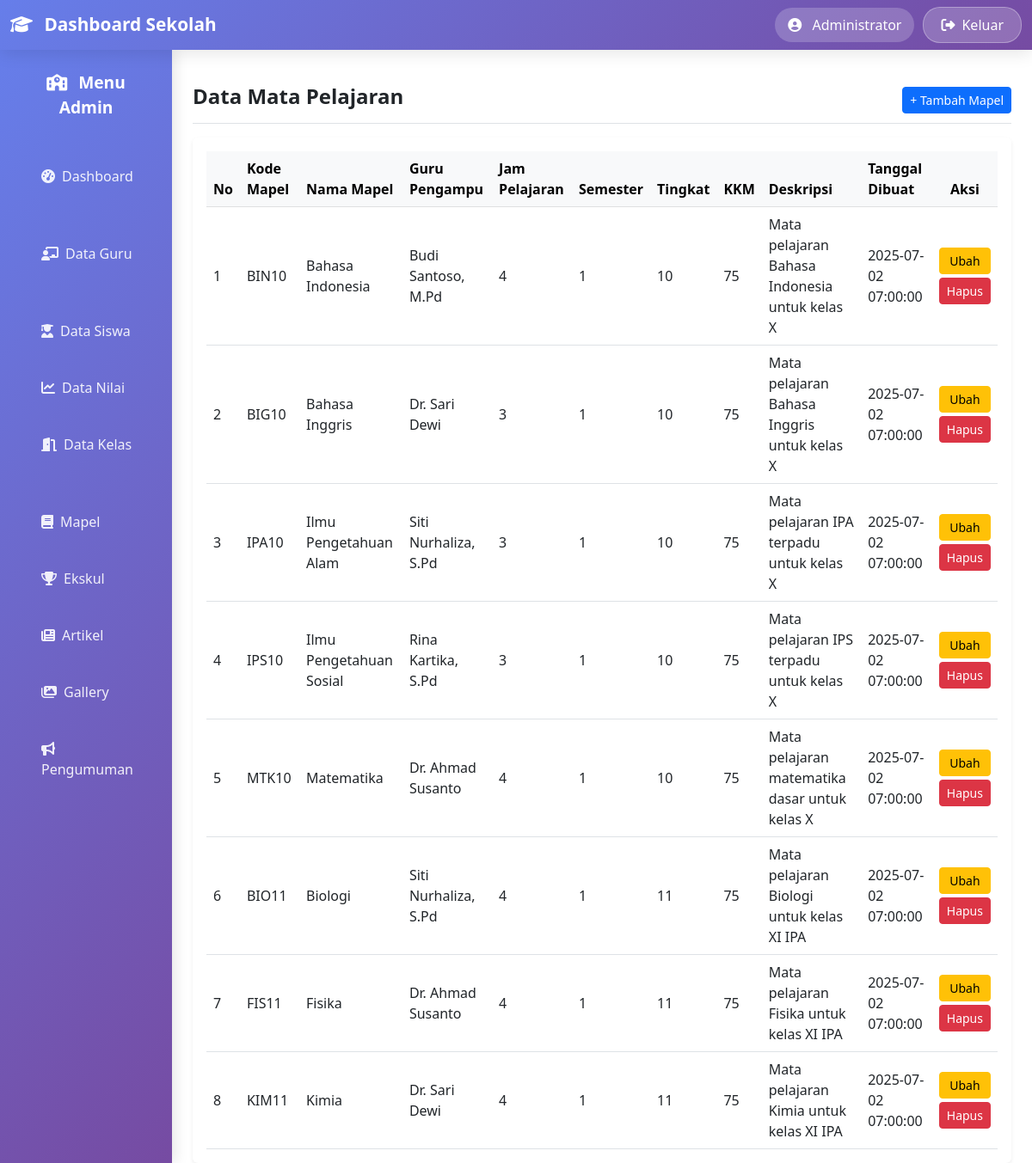
Screenshot of /mata_pelajaran/index.php (signed in) with the database file from the repository.
### tables this page shows
CREATE TABLE `mata_pelajaran` (
  `id` int(11) NOT NULL,
  `kode_mapel` varchar(10) NOT NULL,
  `nama_mapel` varchar(100) NOT NULL,
  `guru_pengampu` varchar(100) NOT NULL,
  `jam_pelajaran` int(11) NOT NULL,
  `semester` enum('1','2') NOT NULL,
  `tingkat` varchar(10) NOT NULL,
  `kkm` int(11) DEFAULT 75,
  `deskripsi` text DEFAULT NULL,
  `tanggal_dibuat` timestamp NOT NULL DEFAULT current_timestamp()
);

### mata_pelajaran/index.php (the view, shortened to what this page needs)
<?php
require_once '../config/database.php';
$result = mysqli_query($conn, "SELECT * FROM mata_pelajaran ORDER BY tingkat, nama_mapel");
$mapel_list = [];
while ($row = mysqli_fetch_assoc($result)) {
    $mapel_list[] = $row;
}
include '../template/header.php';
?>
<div class="container-fluid">
    <div class="row">
        <?php include '../template/sidebar.php'; ?>
        <main class="col-12">
            <div class="d-flex justify-content-between flex-wrap flex-md-nowrap align-items-center pt-3 pb-2 mb-3 border-bottom">
                <h1 class="h4 fw-bold">Data Mata Pelajaran</h1>
                <a href="create.php" class="btn btn-primary btn-sm">+ Tambah Mapel</a>
            </div>
            <div class="card border-0 shadow-sm">
                <div class="card-body">
                    <div class="table-responsive">
                        <table class="table table-hover align-middle mb-0">
                            <thead class="table-light fw-semibold">
                                <tr>
                                    <th>No</th>
                                    <th>Kode Mapel</th>
                                    <th>Nama Mapel</th>
                                    <th>Guru Pengampu</th>
                                    <th>Jam Pelajaran</th>
                                    <th>Semester</th>
                                    <th>Tingkat</th>
                                    <th>KKM</th>
                                    <th>Deskripsi</th>
                                    <th>Tanggal Dibuat</th>
                                    <th class="text-center">Aksi</th>
                                </tr>
                            </thead>
                            <tbody>
                                <?php if(count($mapel_list) > 0): $no=1; ?>
                                    <?php foreach($mapel_list as $mapel): ?>
                                        <tr>
                                            <td><?= $no++ ?></td>
                                            <td><?= htmlspecialchars($mapel['kode_mapel']) ?></td>
                                            <td><?= htmlspecialchars($mapel['nama_mapel']) ?></td>
                                            <td><?= htmlspecialchars($mapel['guru_pengampu']) ?></td>
                                            <td><?= htmlspecialchars($mapel['jam_pelajaran']) ?></td>
                                            <td><?= htmlspecialchars($mapel['semester']) ?></td>
                                            <td><?= htmlspecialchars($mapel['tingkat']) ?></td>
                                            <td><?= htmlspecialchars($mapel['kkm']) ?></td>
                                            <td><?= htmlspecialchars($mapel['deskripsi']) ?></td>
                                            <td><?= htmlspecialchars($mapel['tanggal_dibuat']) ?></td>
                                            <td class="text-center">
                                                <div class="d-flex flex-column gap-1">
                                                    <a href="edit.php?id=<?= $mapel['id'] ?>" class="btn btn-warning btn-sm">Ubah</a>
                                                    <a href="delete.php?id=<?= $mapel['id'] ?>" class="btn btn-danger btn-sm" onclick="return confirm('Yakin ingin menghapus mapel ini?')">Hapus</a>
                                                </div>
                                            </td>
                                        </tr>
                                    <?php endforeach; ?>
                                <?php else: ?>
                                    <tr>
                                        <td colspan="11" class="text-center py-4">Belum ada data mata pelajaran</td>
                                    </tr>
                                <?php endif; ?>
                            </tbody>
                        </table>
                    </div>
                </div>
            </div>
        </main>
    </div>
</div>
<?php include '../template/footer.php'; ?>

### template/header.php (shortened to what this page needs)
<!DOCTYPE html>
<html lang="id">
<head>
    <link href="https://cdn.jsdelivr.net/npm/bootstrap@5.3.0/dist/css/bootstrap.min.css" rel="stylesheet">
    <link href="https://cdnjs.cloudflare.com/ajax/libs/font-awesome/6.4.0/css/all.min.css" rel="stylesheet">
</head>
<body>
<nav class="navbar navbar-expand-lg navbar-dark navbar-modern">
    <div class="container-fluid">
        <a class="navbar-brand" href="/dashboard_sekolah/dashboard.php">
            <i class="fas fa-graduation-cap me-2"></i>
            Dashboard Sekolah
        </a>
        <div class="d-flex align-items-center">
            <div class="user-info">
                <i class="fas fa-user-circle me-2"></i>
                <?php echo isset($_SESSION['admin_nama']) ? htmlspecialchars($_SESSION['admin_nama']) : 'Admin'; ?>
            </div>
            <a href="/dashboard_sekolah/logout.php" class="btn btn-logout">
                <i class="fas fa-sign-out-alt me-2"></i>Keluar
            </a>
        </div>
    </div>
</nav>
<div class="container-fluid">
  <div class="row">
</body>
</html>

### template/sidebar.php (shortened to what this page needs)
<nav class="col-md-2 d-none d-md-block sidebar pt-4" style="min-height:100vh;">
  <div class="position-sticky">
    <div class="sidebar-title">
        <i class="fas fa-school me-2"></i>
        Menu Admin
    </div>
    <ul class="nav flex-column">
      <li class="nav-item">
        <a class="nav-link" href="/dashboard_sekolah/dashboard.php">
            <i class="fas fa-tachometer-alt me-2"></i>Dashboard
        </a>
      </li>
      <li class="nav-item">
        <a class="nav-link" href="/dashboard_sekolah/guru/index.php">
            <i class="fas fa-chalkboard-teacher me-2"></i>Data Guru
        </a>
      </li>
      <li class="nav-item">
        <a class="nav-link" href="/dashboard_sekolah/siswa/index.php">
            <i class="fas fa-user-graduate me-2"></i>Data Siswa
        </a>
      </li>
      <li class="nav-item">
        <a class="nav-link" href="/dashboard_sekolah/nilai/index.php">
            <i class="fas fa-chart-line me-2"></i>Data Nilai
        </a>
      </li>
      <li class="nav-item">
        <a class="nav-link" href="/dashboard_sekolah/kelas/index.php">
            <i class="fas fa-door-open me-2"></i>Data Kelas
        </a>
      </li>
      <li class="nav-item">
        <a class="nav-link" href="/dashboard_sekolah/mata_pelajaran/index.php">
            <i class="fas fa-book me-2"></i>Mapel
        </a>
      </li>
      <li class="nav-item">
        <a class="nav-link" href="/dashboard_sekolah/ekstrakurikuler/index.php">
            <i class="fas fa-trophy me-2"></i>Ekskul
        </a>
      </li>
      <li class="nav-item">
        <a class="nav-link" href="/dashboard_sekolah/artikel/index.php">
            <i class="fas fa-newspaper me-2"></i>Artikel
        </a>
      </li>
      <li class="nav-item">
        <a class="nav-link" href="/dashboard_sekolah/gallery/index.php">
            <i class="fas fa-images me-2"></i>Gallery
        </a>
      </li>
      <li class="nav-item">
        <a class="nav-link" href="/dashboard_sekolah/pengumuman/index.php">
            <i class="fas fa-bullhorn me-2"></i>Pengumuman
        </a>
      </li>
    </ul>
  </div>
</nav>
<div class="col-md-10 ms-sm-auto px-md-4 pt-4">

### template/footer.php (shortened to what this page needs)
  </div>
</body>
</html>

### template/header.php (style rules this page uses)
.navbar-modern { background: linear-gradient(135deg, #667eea 0%, #764ba2 100%) !important; backdrop-filter: blur(20px); box-shadow: 0 4px 20px rgba(0,0,0,0.1); border: none; }
.navbar-brand { font-weight: 700; font-size: 1.3rem; color: white !important; }
.user-info { background: rgba(255, 255, 255, 0.2); border-radius: 25px; padding: 8px 15px; margin-right: 10px; color: white; font-weight: 500; }
.btn-logout { background: rgba(255, 255, 255, 0.2); border: 1px solid rgba(255, 255, 255, 0.3); color: white; border-radius: 20px; padding: 8px 20px; font-weight: 500; transition: all 0.3s ease; }

### template/sidebar.php (style rules this page uses)
.sidebar { background: linear-gradient(135deg, #667eea 0%, #764ba2 100%); box-shadow: 4px 0 15px rgba(0,0,0,0.1); }
.sidebar .nav-link { color: rgba(255, 255, 255, 0.9); padding: 15px 20px; margin: 5px 15px; border-radius: 12px; transition: all 0.3s ease; font-weight: 500; border: 1px solid transparent; }
.sidebar-title { color: white; font-weight: 700; font-size: 1.2rem; margin-bottom: 2rem; text-align: center; padding: 0 20px; }

### rows the page displays
mata_pelajaran: kode_mapel "BIN10", nama_mapel "Bahasa Indonesia", guru_pengampu "Budi Santoso, M.Pd", jam_pelajaran "4", semester "1", tingkat "10", kkm "75", deskripsi "Mata pelajaran Bahasa Indonesia untuk kelas X", tanggal_dibuat "2025-07-02 07:00:00"
mata_pelajaran: kode_mapel "BIG10", nama_mapel "Bahasa Inggris", guru_pengampu "Dr. Sari Dewi", jam_pelajaran "3", semester "1", tingkat "10", kkm "75", deskripsi "Mata pelajaran Bahasa Inggris untuk kelas X", tanggal_dibuat "2025-07-02 07:00:00"
mata_pelajaran: kode_mapel "IPA10", nama_mapel "Ilmu Pengetahuan Alam", guru_pengampu "Siti Nurhaliza, S.Pd", jam_pelajaran "3", semester "1", tingkat "10", kkm "75", deskripsi "Mata pelajaran IPA terpadu untuk kelas X", tanggal_dibuat "2025-07-02 07:00:00"
mata_pelajaran: kode_mapel "IPS10", nama_mapel "Ilmu Pengetahuan Sosial", guru_pengampu "Rina Kartika, S.Pd", jam_pelajaran "3", semester "1", tingkat "10", kkm "75", deskripsi "Mata pelajaran IPS terpadu untuk kelas X", tanggal_dibuat "2025-07-02 07:00:00"
mata_pelajaran: kode_mapel "MTK10", nama_mapel "Matematika", guru_pengampu "Dr. Ahmad Susanto", jam_pelajaran "4", semester "1", tingkat "10", kkm "75", deskripsi "Mata pelajaran matematika dasar untuk kelas X", tanggal_dibuat "2025-07-02 07:00:00"
mata_pelajaran: kode_mapel "BIO11", nama_mapel "Biologi", guru_pengampu "Siti Nurhaliza, S.Pd", jam_pelajaran "4", semester "1", tingkat "11", kkm "75", deskripsi "Mata pelajaran Biologi untuk kelas XI IPA", tanggal_dibuat "2025-07-02 07:00:00"
mata_pelajaran: kode_mapel "FIS11", nama_mapel "Fisika", guru_pengampu "Dr. Ahmad Susanto", jam_pelajaran "4", semester "1", tingkat "11", kkm "75", deskripsi "Mata pelajaran Fisika untuk kelas XI IPA", tanggal_dibuat "2025-07-02 07:00:00"
mata_pelajaran: kode_mapel "KIM11", nama_mapel "Kimia", guru_pengampu "Dr. Sari Dewi", jam_pelajaran "4", semester "1", tingkat "11", kkm "75", deskripsi "Mata pelajaran Kimia untuk kelas XI IPA", tanggal_dibuat "2025-07-02 07:00:00"

### other values shown
$_SESSION['admin_nama'] "Administrator"
